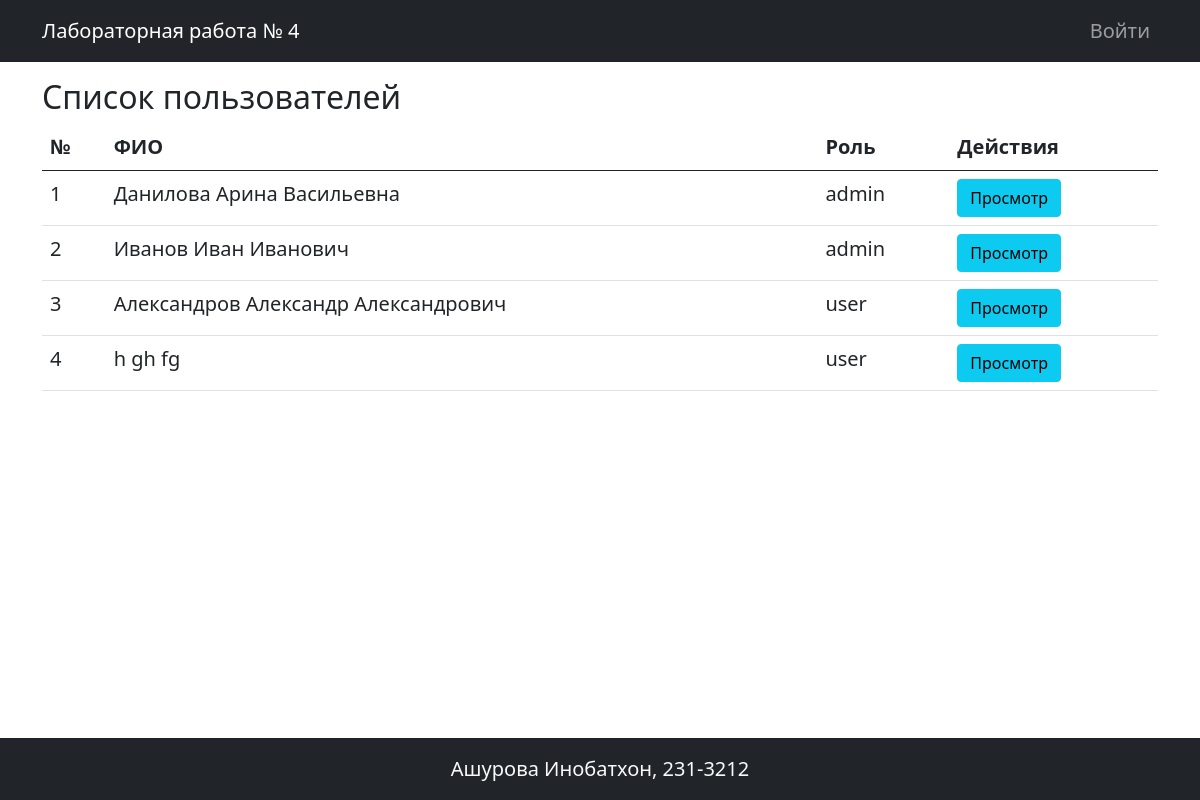
The page / on the database its author committed.
### app.py (models this page shows)
class User(db.Model, UserMixin):
    id = db.Column(db.Integer, primary_key=True)
    username = db.Column(db.String(50), unique=True, nullable=False)
    password_hash = db.Column(db.String(128), nullable=False)
    last_name = db.Column(db.String(50))
    first_name = db.Column(db.String(50), nullable=False)
    middle_name = db.Column(db.String(50))
    role_id = db.Column(db.Integer, db.ForeignKey('role.id'))
    role = db.relationship('Role', backref='users')
    created_at = db.Column(db.DateTime, default=datetime.utcnow)

class Role(db.Model):
    id = db.Column(db.Integer, primary_key=True)
    name = db.Column(db.String(50), nullable=False)
    description = db.Column(db.String(200))

### app.py (the view)
@app.route('/')
def index():
    users = User.query.all()
    return render_template('index.html', users=users)

### templates/index.html (shortened to what this page needs)
{% extends "base.html" %}
{% block content %}
<h2>Список пользователей</h2>
<table class="table">
    <thead>
        <tr>
            <th>№</th>
            <th>ФИО</th>
            <th>Роль</th>
            <th>Действия</th>
        </tr>
    </thead>
    <tbody>
        {% for user in users %}
        <tr>
            <td>{{ loop.index }}</td>
            <td>{{ user.last_name }} {{ user.first_name }} {{ user.middle_name }}</td>
            <td>{{ user.role.name if user.role else '-' }}</td>
            <td>
                <a href="{{ url_for('view_user', id=user.id) }}" class="btn btn-info">Просмотр</a>
            </td>
        </tr>
        {% endfor %}
    </tbody>
</table>
{% endblock %}

### templates/base.html (shortened to what this page needs)
<!doctype html>
<html lang="ru">
  <head>
    <link href="https://cdn.jsdelivr.net/npm/bootstrap@5.0.2/dist/css/bootstrap.min.css" rel="stylesheet">
    <link rel="stylesheet" href="{{ url_for('static', filename='styles.css') }}">
  </head>
  <body>
    <header>
        <nav class="navbar navbar-expand-lg navbar-dark bg-dark">
            <div class="container">
              <a class="navbar-brand" href="{{ url_for('index') }}">Лабораторная работа № 4</a>
              <div class="collapse navbar-collapse" id="navbarSupportedContent">
                <ul class="navbar-nav ms-auto mb-2 mb-lg-0">
                  {% if current_user.is_authenticated %}
                    <li class="nav-item">
                      <a class="nav-link" aria-current="page" href="{{ url_for('change_password') }}">Изменить пароль</a>
                    </li>
                    <li class="nav-item">
                      <a class="nav-link" aria-current="page" href="{{ url_for('logout') }}">Выйти</a>
                    </li>
                  {% else %}
                    <li class="nav-item">
                      <a class="nav-link" aria-current="page" href="{{ url_for('login') }}">Войти</a>
                    </li>
                  {% endif %}
                </ul>
              </div>
            </div>
          </nav>
    </header>
    <main class="my-3">
        <div class="container">
            {% block content %}{% endblock %}
        </div>
    </main>
    <footer class="bg-dark text-center text-light py-3">
          <p class="mb-0">Ашурова Инобатхон, 231-3212</p>
  </footer>
  </body>
</html>

### static/styles.css (style rules this page uses)
body { font-size: 1.25rem; display: grid; grid-template-rows: auto 1fr auto; height: 100vh; margin: 0; }

### rows shown on the page
User: last_name "Данилова", first_name "Арина", middle_name "Васильевна", role "admin"
User: last_name "Иванов", first_name "Иван", middle_name "Иванович", role "admin"
User: last_name "Александров", first_name "Александр", middle_name "Александрович", role "user"
User: last_name "h", first_name "gh", middle_name "fg", role "user"
